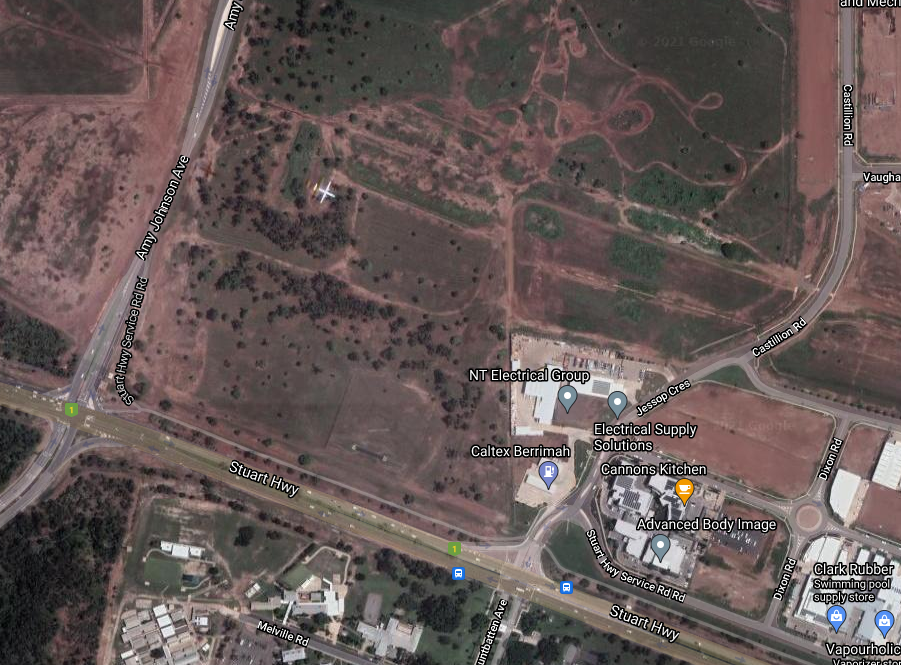
#> input picture map6.PNG, 901 x 665 px
$ python imageProcessing_ver11.py
#> lines starting #> are read from the running program, lines starting #| are printed output that depends on the picture
import cv2
import matplotlib.pyplot as plt

img = cv2.imread('map6.PNG')
#> img is the input picture: shape (665, 901, 3); mean B, G, R 86.4, 88.1, 100.9
height, width, channel = img.shape
#> height = 665; width = 901; channel = 3
# we use fastNlMeansDenoisingColored to reduce the noise
noise_reduced_image = cv2.fastNlMeansDenoisingColored(img, None, 10, 10, 7, 21)

# now we will resize the image to a smaller size like 500, 500
H, W = 500, 500
noise_reduced_image_resized = cv2.resize(noise_reduced_image, (H, W))
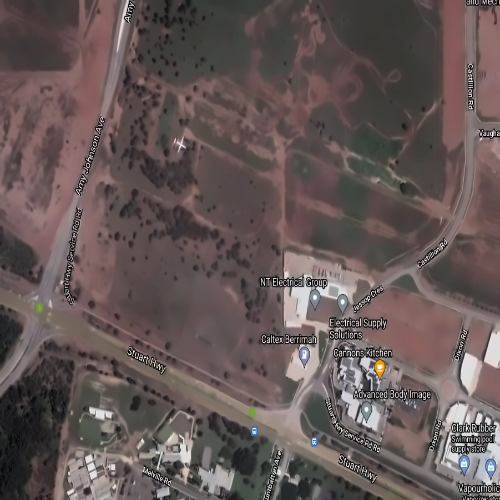
#> noise_reduced_image_resized: shape (500, 500, 3); mean B, G, R 85.7, 87.5, 100.2

# we keep the original ratio to the image to calculate the bounding box sizes
height_ratio = height/H
#> height_ratio = 1.33
width_ratio = width/W
#> width_ratio = 1.8

plt.show()

$ run again, with Map1.png copied over map6.PNG
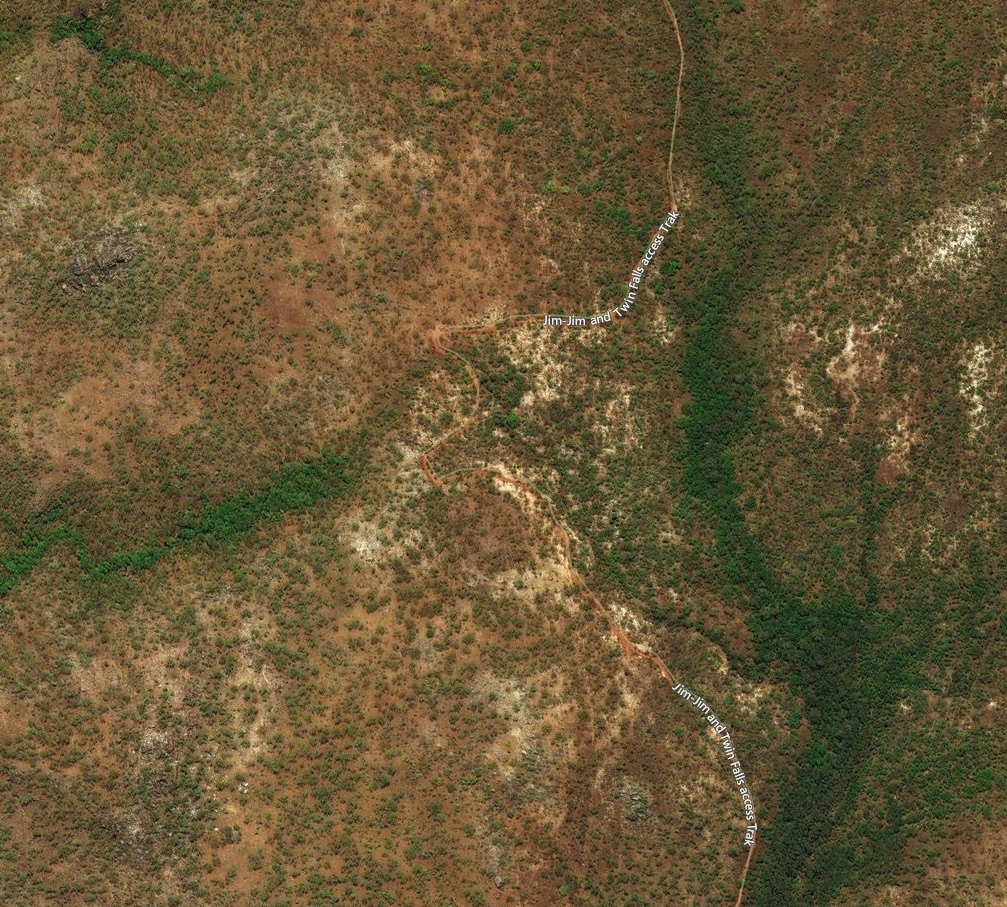
#> input picture Map1.png, 1007 x 907 px
#> img is the input picture: shape (907, 1007, 3); mean B, G, R 54.4, 87.7, 103.7
#> `noise_reduced_image_resized = cv2.resize(noise_reduced_image, (H, W))`:
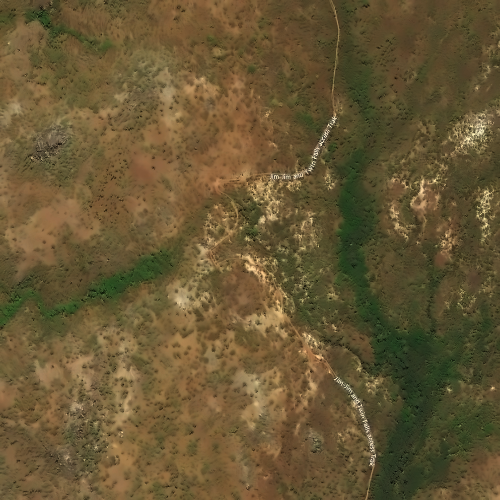
#> noise_reduced_image_resized: shape (500, 500, 3); mean B, G, R 52.5, 87, 103.3

$ run again, with Map2.png copied over map6.PNG
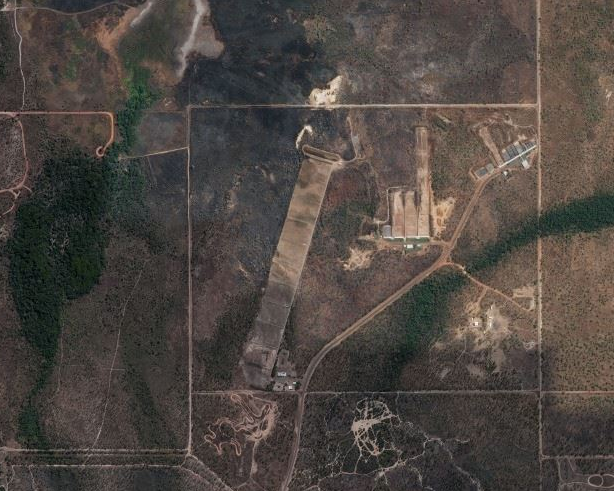
#> input picture Map2.png, 614 x 491 px
#> img is the input picture: shape (491, 614, 3); mean B, G, R 66.1, 71.2, 78.5
#> `noise_reduced_image_resized = cv2.resize(noise_reduced_image, (H, W))`:
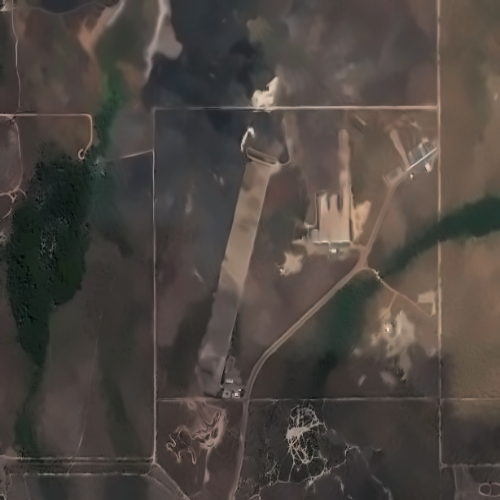
#> noise_reduced_image_resized: shape (500, 500, 3); mean B, G, R 65, 70.2, 77.2

$ run again, with map3.PNG copied over map6.PNG
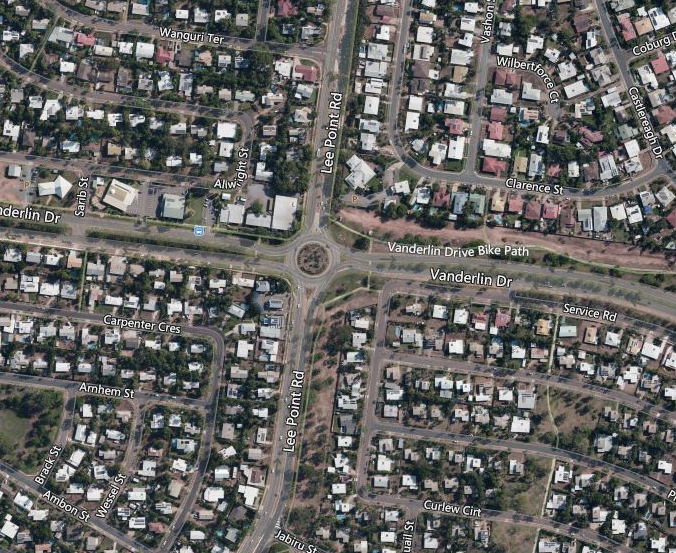
#> input picture map3.PNG, 676 x 553 px
#> img is the input picture: shape (553, 676, 3); mean B, G, R 99.6, 101.8, 102.9
#> `noise_reduced_image_resized = cv2.resize(noise_reduced_image, (H, W))`:
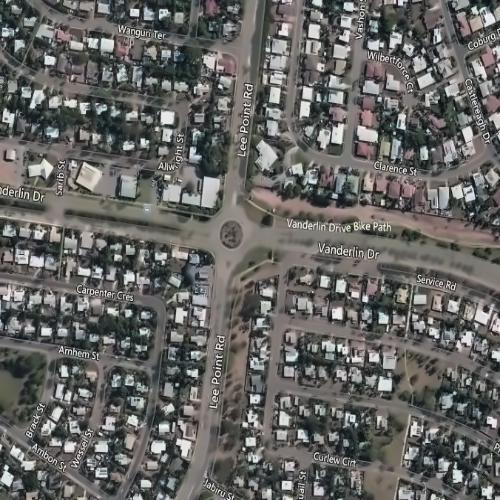
#> noise_reduced_image_resized: shape (500, 500, 3); mean B, G, R 99, 101.3, 101.6
